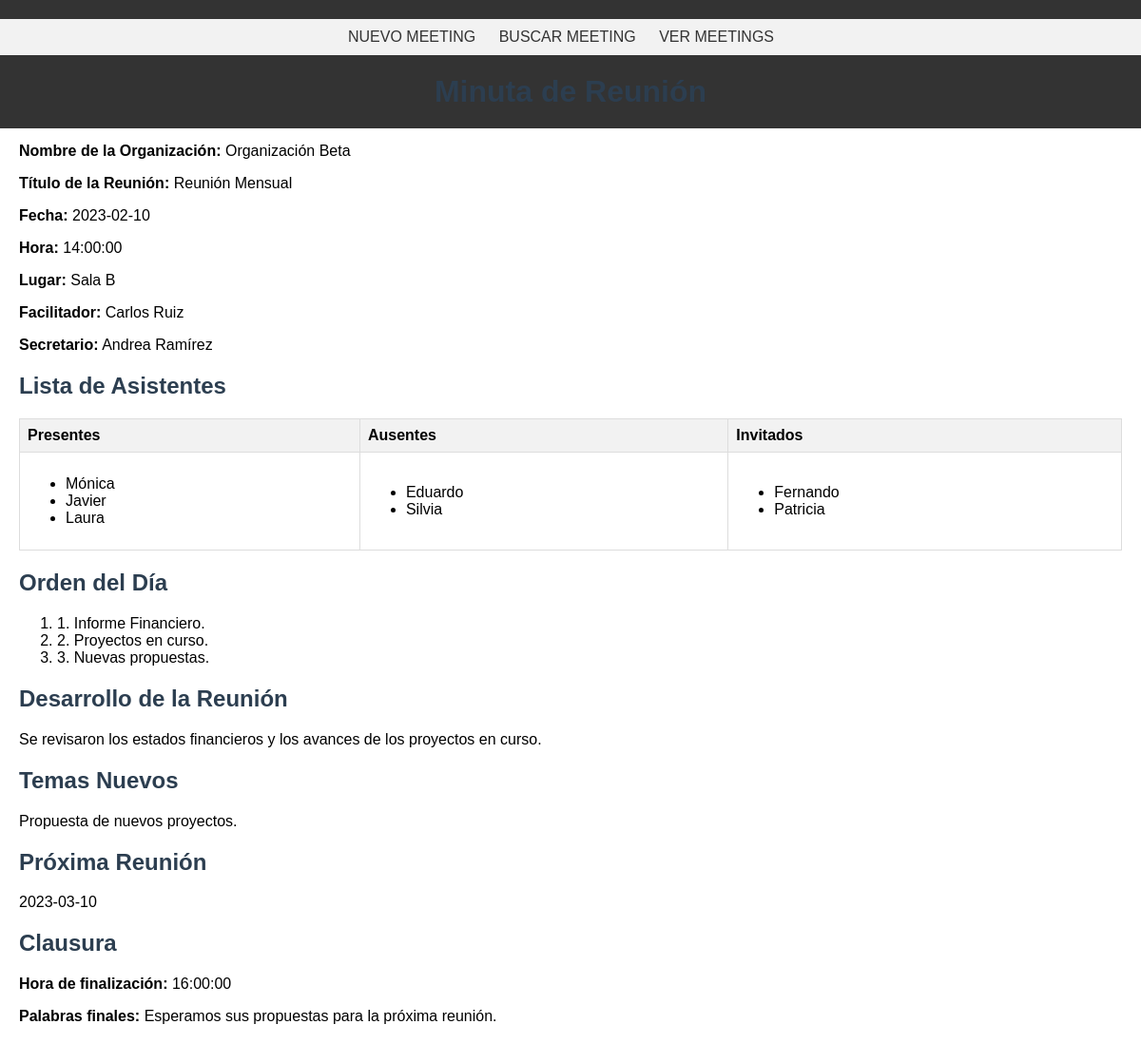
/ver.php?id_meeting=2, run on the app's committed database.
### tables this page shows
CREATE TABLE minutas (
    id INT AUTO_INCREMENT PRIMARY KEY,
    orgName VARCHAR(255),
    meetingTitle VARCHAR(255),
    meetingDate DATE,
    meetingTime TIME,
    meetingPlace VARCHAR(255),
    facilitator VARCHAR(255),
    secretary VARCHAR(255),
    attendees TEXT,
    absentees TEXT,
    guests TEXT,
    agenda TEXT,
    discussion TEXT,
    newTopics TEXT,
    nextMeeting TEXT,
    closingTime TIME,
    closingRemarks TEXT
);

### utils.php (called while the page is built)
<?php
function get_params($key)
{
    return $_POST[$key] ?? $_GET[$key] ?? $_SERVER[$key] ?? null;
}

### views/detalle-minuta.view.php (the view)
<?php require("parts/head.view.php") ?>
<body>
<header>
    <?php require("parts/nav.view.php") ?>
    <h1>Minuta de Reunión</h1>
</header>
<main>
        <section>
            <p><strong>Nombre de la Organización:</strong> <?= htmlspecialchars($meetingDetails['orgName']); ?></p>
            <p><strong>Título de la Reunión:</strong> <?= htmlspecialchars($meetingDetails['meetingTitle']); ?></p>
            <p><strong>Fecha:</strong> <?= htmlspecialchars($meetingDetails['meetingDate']); ?></p>
            <p><strong>Hora:</strong> <?= htmlspecialchars($meetingDetails['meetingTime']); ?></p>
            <p><strong>Lugar:</strong> <?= htmlspecialchars($meetingDetails['meetingPlace']); ?></p>
            <p><strong>Facilitador:</strong> <?= htmlspecialchars($meetingDetails['facilitator']); ?></p>
            <p><strong>Secretario:</strong> <?= htmlspecialchars($meetingDetails['secretary']); ?></p>
            <h2 class="titulo-detalles">Lista de Asistentes</h2>
            <table>
                <thead>
                    <tr>
                        <th>Presentes</th>
                        <th>Ausentes</th>
                        <th>Invitados</th>
                    </tr>
                </thead>
                <tbody>
                    <tr>
                        <td>
                            <ul>
                                <?php foreach (explode(',', $meetingDetails['attendees']) as $attendee) : ?>
                                    <li><?= htmlspecialchars(trim($attendee)); ?></li>
                                <?php endforeach; ?>
                            </ul>
                        </td>
                        <td>
                            <ul>
                                <?php foreach (explode(',', $meetingDetails['absentees']) as $absentee): ?>
                                    <li><?= htmlspecialchars(trim($absentee)); ?></li>
                                <?php endforeach; ?>
                            </ul>
                        </td>
                        <td>
                            <ul>
                                <?php foreach (explode(',', $meetingDetails['guests']) as $guest) : ?>
                                    <li><?= htmlspecialchars(trim($guest)); ?></li>
                                <?php endforeach; ?>
                            </ul>
                        </td>
                    </tr>
                </tbody>
            </table>
        </section>
        <section>
            <h2 class="titulo-detalles">Orden del Día</h2>
            <ol>
                <?php foreach (explode("\n", $meetingDetails['agenda']) as $item)  : ?>
                    <li><?= htmlspecialchars(trim($item)); ?>.</li>
                <?php endforeach; ?>
            </ol>
        </section>
        <section>
            <h2 class="titulo-detalles">Desarrollo de la Reunión</h2>
            <p><?= nl2br(htmlspecialchars($meetingDetails['discussion'])); ?></p>
        </section>
        <section>
            <h2 class="titulo-detalles">Temas Nuevos</h2>
            <p><?= nl2br(htmlspecialchars($meetingDetails['newTopics'])); ?></p>
        </section>
        <section>
            <h2 class="titulo-detalles">Próxima Reunión</h2>
            <p><?= htmlspecialchars($meetingDetails['nextMeeting']); ?></p>
        </section>
        <footer>
            <h2 class="titulo-detalles">Clausura</h2>
            <p><strong>Hora de finalización:</strong> <?= htmlspecialchars($meetingDetails['closingTime']); ?></p>
            <p><strong>Palabras finales:</strong> <?= nl2br(htmlspecialchars($meetingDetails['closingRemarks'])); ?></p>
        </footer>
</main>
</body>
</html>

### styles/styles.css (style rules this page uses)
body { font-family: Arial, sans-serif; margin: 20px; position: relative; }
header { background-color: #333; color: #fff; padding: 20px 0; text-align: center; margin-bottom: 20px; position: fixed; top: 0; left:0; width: 100vw; }
main { margin-top: 150px; }
header h1 { margin: 0; }
h1, h2, h3 { color: #2c3e50; text-align: center; }
section, footer { margin-bottom: 20px; }
table { width: 100%; border-collapse: collapse; margin-bottom: 20px; }
th, td { border: 1px solid #dddddd; text-align: left; padding: 8px; }
th { background-color: #f2f2f2; }
.titulo-detalles { text-align: left; }

### data on the page
minutas: orgName "Organización Beta", meetingTitle "Reunión Mensual", meetingDate "2023-02-10", meetingTime "14:00:00", meetingPlace "Sala B", facilitator "Carlos Ruiz", secretary "Andrea Ramírez", attendees "Mónica", attendees "Javier", attendees "Laura", absentees "Eduardo", absentees "Silvia", guests "Fernando", guests "Patricia", agenda "1. Informe Financiero", agenda "2. Proyectos en curso", agenda "3. Nuevas propuestas", discussion "Se revisaron los estados financieros y los avances de los proyectos en curso.", newTopics "Propuesta de nuevos proyectos.", nextMeeting "2023-03-10", closingTime "16:00:00", closingRemarks "Esperamos sus propuestas para la próxima reunión."
